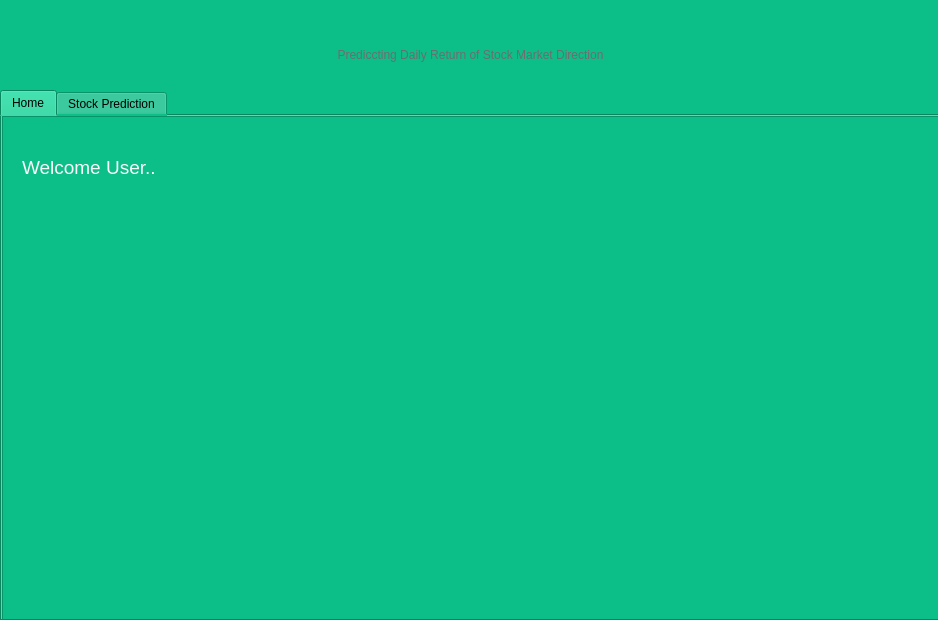
<?xml version="1.0" encoding="UTF-8"?>
<ui version="4.0">
 <class>Dialog</class>
 <widget class="QDialog" name="Dialog">
  <property name="geometry">
   <rect>
    <x>0</x>
    <y>0</y>
    <width>938</width>
    <height>620</height>
   </rect>
  </property>
  <property name="windowTitle">
   <string>Dialog</string>
  </property>
  <property name="styleSheet">
   <string notr="true">background-color: rgb(12, 190, 135);</string>
  </property>
  <widget class="QTabWidget" name="tabWidget">
   <property name="geometry">
    <rect>
     <x>0</x>
     <y>90</y>
     <width>951</width>
     <height>531</height>
    </rect>
   </property>
   <property name="currentIndex">
    <number>0</number>
   </property>
   <widget class="QWidget" name="tabWidgetPage1">
    <attribute name="title">
     <string>Home</string>
    </attribute>
    <widget class="QTableView" name="tableView">
     <property name="geometry">
      <rect>
       <x>0</x>
       <y>0</y>
       <width>941</width>
       <height>511</height>
      </rect>
     </property>
     <property name="styleSheet">
      <string notr="true">background-image: url(:/newPrefix/C:/Users/SJ/Desktop/stock.jpg);</string>
     </property>
    </widget>
    <widget class="QLabel" name="label_3">
     <property name="geometry">
      <rect>
       <x>20</x>
       <y>40</y>
       <width>311</width>
       <height>51</height>
      </rect>
     </property>
     <property name="styleSheet">
      <string notr="true">color: rgb(109, 109, 109);
font: 20pt &quot;Gungsuh&quot;;</string>
     </property>
     <property name="text">
      <string>&lt;html&gt;&lt;head/&gt;&lt;body&gt;&lt;p&gt;&lt;span style=&quot; font-size:14pt; color:#f9f9f9;&quot;&gt;Welcome User..&lt;/span&gt;&lt;/p&gt;&lt;p&gt;&lt;br/&gt;&lt;/p&gt;&lt;/body&gt;&lt;/html&gt;</string>
     </property>
    </widget>
   </widget>
   <widget class="QWidget" name="tabWidgetPage2">
    <attribute name="title">
     <string>Stock Prediction</string>
    </attribute>
    <widget class="QListWidget" name="listWidget">
     <property name="geometry">
      <rect>
       <x>540</x>
       <y>50</y>
       <width>381</width>
       <height>411</height>
      </rect>
     </property>
     <property name="styleSheet">
      <string notr="true">color: rgb(255, 255, 255);
font: 11pt &quot;Rod&quot;;</string>
     </property>
     <item>
      <property name="text">
       <string>Click on Help</string>
      </property>
     </item>
    </widget>
    <widget class="QLabel" name="label_2">
     <property name="geometry">
      <rect>
       <x>10</x>
       <y>50</y>
       <width>381</width>
       <height>51</height>
      </rect>
     </property>
     <property name="styleSheet">
      <string notr="true">color: rgb(109, 109, 109);
font: 20pt &quot;Gungsuh&quot;;</string>
     </property>
     <property name="text">
      <string>&lt;html&gt;&lt;head/&gt;&lt;body&gt;&lt;p&gt;&lt;span style=&quot; font-size:14pt; color:#f9f9f9;&quot;&gt;Enter Company Code&lt;/span&gt;&lt;/p&gt;&lt;p&gt;&lt;span style=&quot; font-size:14pt; color:#f9f9f9;&quot;&gt;&lt;br/&gt;&lt;/span&gt;&lt;/p&gt;&lt;/body&gt;&lt;/html&gt;</string>
     </property>
    </widget>
    <widget class="QLineEdit" name="company">
     <property name="geometry">
      <rect>
       <x>10</x>
       <y>80</y>
       <width>350</width>
       <height>40</height>
      </rect>
     </property>
     <property name="styleSheet">
      <string notr="true">font: 12pt &quot;Levenim MT&quot;;
color: rgb(255, 255, 255);</string>
     </property>
    </widget>
    <widget class="QPushButton" name="pushButton">
     <property name="geometry">
      <rect>
       <x>180</x>
       <y>130</y>
       <width>180</width>
       <height>30</height>
      </rect>
     </property>
     <property name="styleSheet">
      <string notr="true">background-color: rgb(173, 173, 173);
font: 12pt &quot;Courier&quot;;
color: rgb(255, 255, 255);</string>
     </property>
     <property name="text">
      <string>Prediction </string>
     </property>
    </widget>
    <widget class="QPushButton" name="pushButton_2">
     <property name="geometry">
      <rect>
       <x>800</x>
       <y>470</y>
       <width>120</width>
       <height>20</height>
      </rect>
     </property>
     <property name="styleSheet">
      <string notr="true">background-color: rgb(173, 173, 173);
font: 12pt &quot;Courier&quot;;
color: rgb(255, 255, 255);</string>
     </property>
     <property name="text">
      <string>Help</string>
     </property>
    </widget>
   </widget>
  </widget>
  <widget class="QLabel" name="label">
   <property name="geometry">
    <rect>
     <x>20</x>
     <y>30</y>
     <width>901</width>
     <height>51</height>
    </rect>
   </property>
   <property name="styleSheet">
    <string notr="true">color: rgb(109, 109, 109);
font: 20pt &quot;Gungsuh&quot;;</string>
   </property>
   <property name="text">
    <string>&lt;html&gt;&lt;head/&gt;&lt;body&gt;&lt;p align=&quot;center&quot;&gt;Prediccting Daily Return of Stock Market Direction&lt;/p&gt;&lt;/body&gt;&lt;/html&gt;</string>
   </property>
  </widget>
 </widget>
 <resources>
  <include location="../../img.qrc"/>
 </resources>
 <connections/>
</ui>
